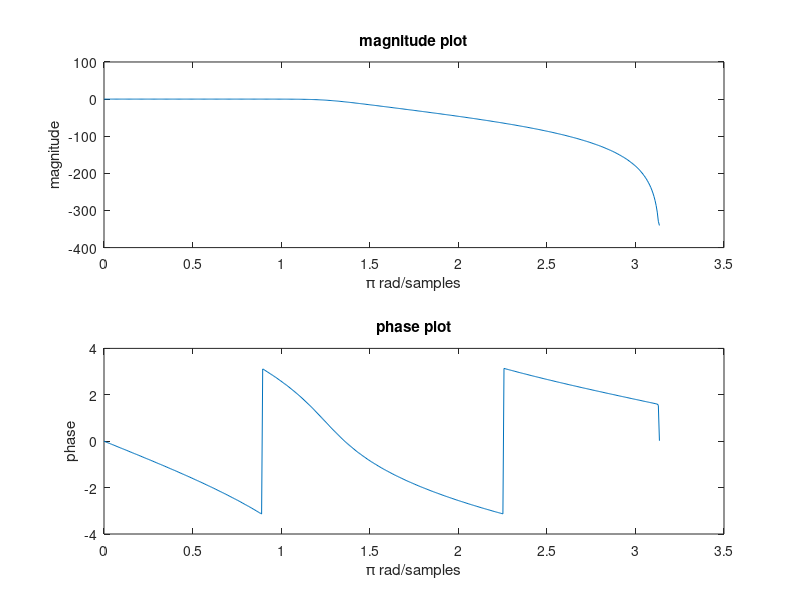

The MATLAB script that drew this image:
Fc = 200;   % cut-off frequency
Fs = 1000;  % sampling frequency

[b, a] = butter(7, 200/500);
% freqz(b, a) % it may be another solution.

[h, w] = freqz(b, a);
magH = abs(h); angH = angle(h);
db = mag2db(magH);

subplot(2, 1, 1);
plot(w, db);
title("magnitude plot"); xlabel("π rad/samples"), ylabel("magnitude");
subplot(2, 1, 2);
plot(w, angH);
title("phase plot"); xlabel("π rad/samples"), ylabel("phase");